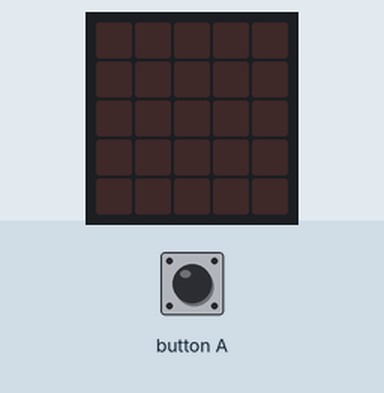
Simulated run of this program. Board: BBC micro:bit (MakeCode). On the bench: the board's 5×5 LED display. Inputs (shaded band) come from the test bench.

Above: at 1.2 s.
1.3 s: button A pressed for 0.15 s
At 2.2 s:
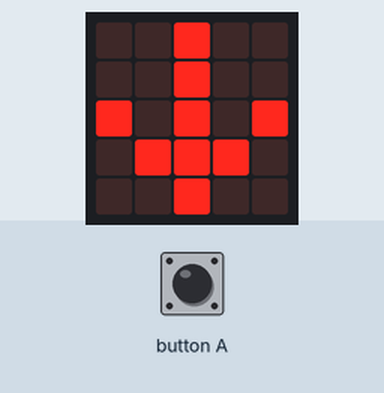
At 3.3 s:
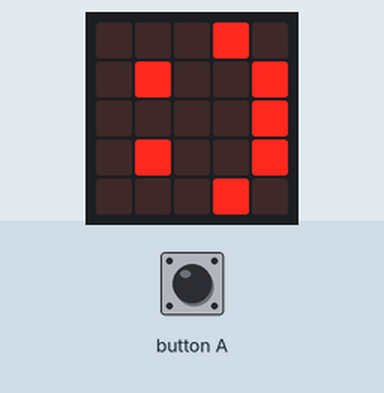
Timing chart, 0 to 4.8 s (numbered marks = the images above; inputs shaded):
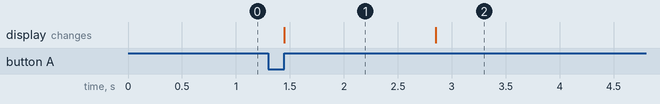

Measured:
- after the input at 1.3 s, the display: changes after 0.15 s (image 1)
- what the display in image 1 shows lasts 1.4 s, from 1.5 s to 2.9 s

The program:

main.ts
```typescript
input.onButtonPressed(Button.A, function () {
    basic.showLeds(`
        . . # . .
        . . # . .
        # . # . #
        . # # # .
        . . # . .
        `)
    basic.pause(1000)
    basic.showLeds(`
        . . . # .
        . # . . #
        . . . . #
        . # . . #
        . . . # .
        `)
    basic.pause(1000)
})
```

test.ts
```typescript
// aquí va el archivo "tests"; esto no se compilará cuando este paquete se utilice como una extensión.
```
